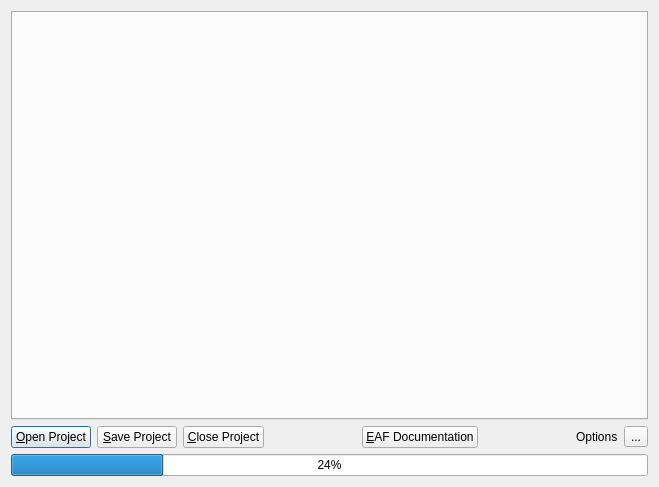
<?xml version="1.0" encoding="UTF-8"?>
<ui version="4.0">
 <class>Dialog</class>
 <widget class="QDialog" name="Dialog">
  <property name="geometry">
   <rect>
    <x>0</x>
    <y>0</y>
    <width>659</width>
    <height>487</height>
   </rect>
  </property>
  <property name="windowTitle">
   <string>Dialog</string>
  </property>
  <property name="windowIcon">
   <iconset resource="resources.qrc">
    <normaloff>:/plugins/eaf/icon.png</normaloff>:/plugins/eaf/icon.png</iconset>
  </property>
  <layout class="QVBoxLayout" name="verticalLayout">
   <item>
    <widget class="QTabWidget" name="tabWidget">
     <property name="enabled">
      <bool>true</bool>
     </property>
     <property name="currentIndex">
      <number>-1</number>
     </property>
    </widget>
   </item>
   <item>
    <layout class="QHBoxLayout" name="horizontalLayout">
     <item>
      <widget class="QPushButton" name="pushOpen">
       <property name="text">
        <string>&amp;Open Project</string>
       </property>
      </widget>
     </item>
     <item>
      <widget class="QPushButton" name="pushSave">
       <property name="text">
        <string>&amp;Save Project</string>
       </property>
      </widget>
     </item>
     <item>
      <widget class="QPushButton" name="pushClose">
       <property name="text">
        <string>&amp;Close Project</string>
       </property>
      </widget>
     </item>
     <item>
      <spacer name="horizontalSpacer">
       <property name="orientation">
        <enum>Qt::Horizontal</enum>
       </property>
       <property name="sizeHint" stdset="0">
        <size>
         <width>40</width>
         <height>20</height>
        </size>
       </property>
      </spacer>
     </item>
     <item>
      <widget class="QPushButton" name="pushDoc">
       <property name="text">
        <string>&amp;EAF Documentation</string>
       </property>
      </widget>
     </item>
     <item>
      <spacer name="horizontalSpacer_2">
       <property name="orientation">
        <enum>Qt::Horizontal</enum>
       </property>
       <property name="sizeHint" stdset="0">
        <size>
         <width>40</width>
         <height>20</height>
        </size>
       </property>
      </spacer>
     </item>
     <item>
      <widget class="QLabel" name="lbOptions">
       <property name="text">
        <string>Options</string>
       </property>
       <property name="buddy">
        <cstring>toolOptions</cstring>
       </property>
      </widget>
     </item>
     <item>
      <widget class="QToolButton" name="toolOptions">
       <property name="text">
        <string>...</string>
       </property>
      </widget>
     </item>
    </layout>
   </item>
   <item>
    <widget class="QProgressBar" name="progressBar">
     <property name="value">
      <number>24</number>
     </property>
    </widget>
   </item>
  </layout>
 </widget>
 <resources>
  <include location="resources.qrc"/>
 </resources>
 <connections/>
</ui>
